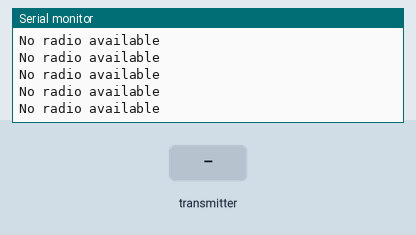
Bench run of a sketch on a simulated Arduino Uno, built with avr-gcc and run on an emulated ATmega328P. Shown: the last lines printed to the serial monitor. The inputs (shaded band) are chosen by the test bench. No radio packets arrive unless stated.

Above: at 2.2 s.
2.3 s: the transmitter starts sending str.0 = 0
At 2.45 s:
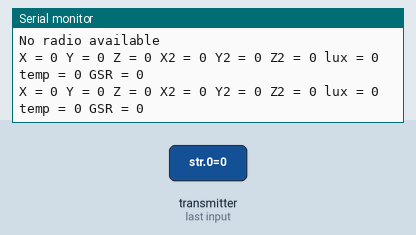
4.2 s: the transmitter starts sending str.1 = 1023
At 4.34 s:
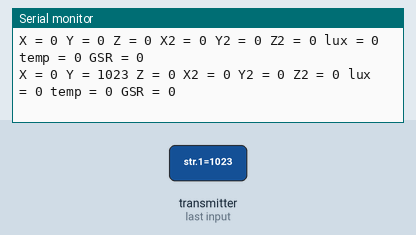
7.2 s: the transmitter starts sending str.2 = 256
At 7.38 s:
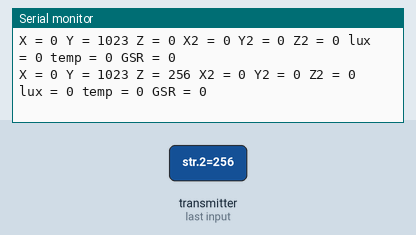
10.2 s: the transmitter starts sending str.3 = 256
At 10.37 s:
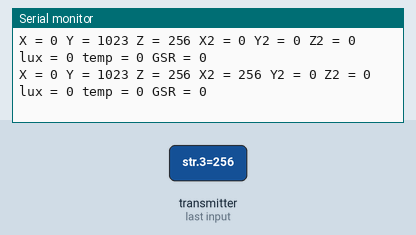
13.2 s: the transmitter starts sending str.4 = 1023
At 13.36 s:
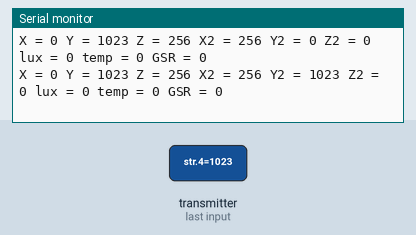
16.2 s: the transmitter starts sending str.5 = 1023
At 16.4 s:
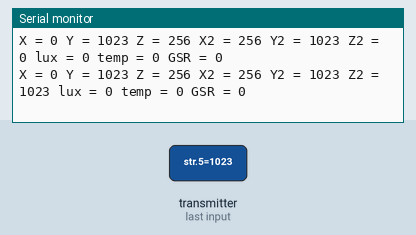

Measured:
- after the input at 2.3 s, the serial monitor: prints a new line after 0.08 s (image 1)
- after the input at 4.2 s, the serial monitor: prints a new line after 0.07 s (image 2)
- after the input at 7.2 s, the serial monitor: prints a new line after 0.12 s (image 3)
- after the input at 10.2 s, the serial monitor: prints a new line after 0.10 s (image 4)
- after the input at 13.2 s, the serial monitor: prints a new line after 0.10 s (image 5)
- after the input at 16.2 s, the serial monitor: prints a new line after 0.14 s (image 6)

The sketch:

_010216_BabbleduinoReccv.ino
```cpp
/* YourDuinoStarter Example: nRF24L01 Receive Joystick values

 - WHAT IT DOES: Receives data from another transceiver with
   2 Analog values from a Joystick or 2 Potentiometers
   Displays received values on Serial Monitor
 - SEE the comments after "//" on each line below
 - CONNECTIONS: nRF24L01 Modules See:
 http://arduino-info.wikispaces.com/Nrf24L01-2.4GHz-HowTo
   1 - GND
   2 - VCC 3.3V !!! NOT 5V
   3 - CE to Arduino pin 9
   4 - CSN to Arduino pin 10
   5 - SCK to Arduino pin 13
   6 - MOSI to Arduino pin 11
   7 - MISO to Arduino pin 12
   8 - UNUSED

 - V1.00 11/26/13
   Based on examples at http://www.bajdi.com/
   Questions: terry@yourduino.com */

/*-----( Import needed libraries )-----*/
#include <SPI.h>
#include <nRF24L01.h>
#include <RF24.h>
/*-----( Declare Constants and Pin Numbers )-----*/
#define CE_PIN   9
#define CSN_PIN 10

// NOTE: the "LL" at the end of the constant is "LongLong" type
const uint64_t pipe = 0xE8E8F0F0E1LL; // Define the transmit pipe


/*-----( Declare objects )-----*/
RF24 radio(CE_PIN, CSN_PIN); // Create a Radio
/*-----( Declare Variables )-----*/
int str[9];  // 2 element array holding Joystick readings

void setup()   /****** SETUP: RUNS ONCE ******/
{
  Serial.begin(9600);
  delay(1000);
  Serial.println("Nrf24L01 Receiver Starting");
  radio.begin();
  radio.openReadingPipe(1,pipe);
  radio.startListening();;
}//--(end setup )---


void loop()   /****** LOOP: RUNS CONSTANTLY ******/
{
  if ( radio.available() )
  {
    // Read the data payload until we've received everything
    bool done = false;
    while (!done)
    {
      // Fetch the data payload
      done = radio.read( str, sizeof(str) );
      Serial.print("X = ");
      Serial.print(str[0]);
      Serial.print(" Y = ");
      Serial.print(str[1]);
      Serial.print(" Z = ");
      Serial.print(str[2]);
      Serial.print(" X2 = ");
      Serial.print(str[3]);
      Serial.print(" Y2 = ");
      Serial.print(str[4]);
      Serial.print(" Z2 = ");
      Serial.print(str[5]);
      Serial.print(" lux = ");
      Serial.print(str[6]);
      Serial.print(" temp = ");
      Serial.print(str[7]);
      Serial.print(" GSR = ");
      Serial.println(str[8]);
      }
  }
  else
  {
      Serial.println("No radio available");
  }

}//--(end main loop )---

/*-----( Declare User-written Functions )-----*/

//NONE
//*********( THE END )***********
```
